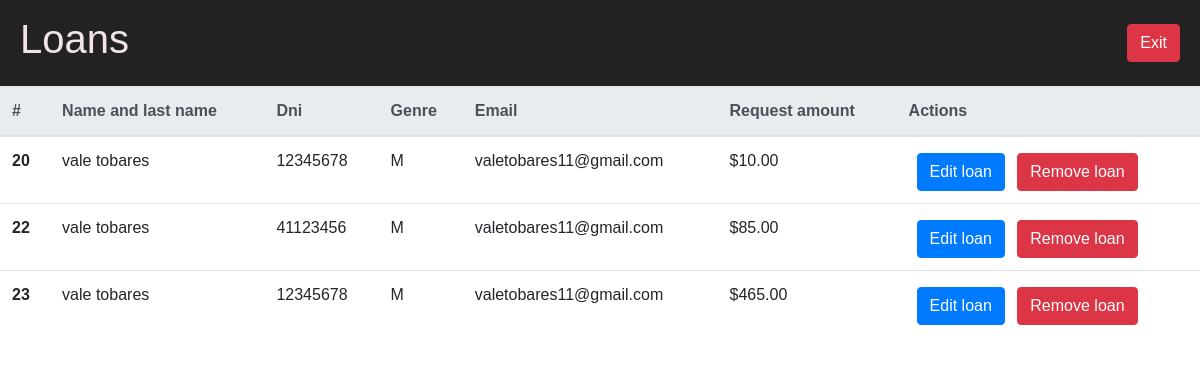
The page /loans/ on the database as committed earlier.
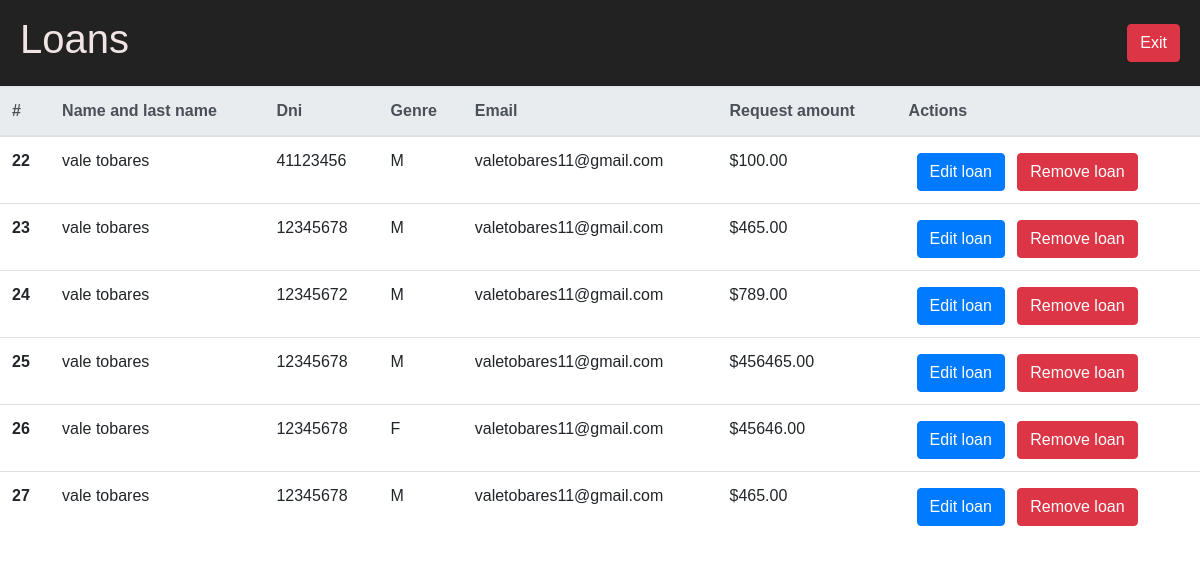
The same page on the database as committed later.
### web/models.py (models this page shows)
class Loans(models.Model):
    dni = models.CharField(max_length=8)
    name_and_last_name = models.CharField(max_length=255)
    genre = models.CharField(max_length=1, choices=[('M', 'Male'), ('F', 'Female')], default='M')
    email = models.EmailField()
    requested_amount = models.DecimalField(max_digits=10, decimal_places=2)

### web/views.py (the view, shortened to what this page needs)
# urls.py: path('loans/', LoansModelViewSet.as_view({'get': 'list', 'post':'create'}), name='loans-create-list'),
class LoansModelViewSet(viewsets.ModelViewSet):
    queryset = Loans.objects.all()
    serializer_class = LoansSerializer
    renderer_classes = [TemplateHTMLRenderer]
    def list(self, request, pk=None, *args, **kwargs):
        if pk is None:
            queryset = all_loans()
            serializer = self.get_serializer(queryset, many=True)
            return Response({'loans': serializer.data}, template_name='web/loans_list.html')
        loan = self.get_object()
        form = LoanForm(initial=get_fields_loans(loan))
        return render(request, 'web/form_loan_update.html', {'form': form, 'id_loan': loan.id})

### web/utils.py (called while the page is built)
def all_loans():
    loans = Loans.objects.all()
    serializer = LoansSerializer(loans, many=True)
    return serializer.data

### web/templates/web/loans_list.html (shortened to what this page needs)
<!DOCTYPE html>
<html lang="es">
<head>
    {% load bootstrap4 %}
    {% bootstrap_css %}
</head>
<body>
    <div>
        <nav>
            <h1>Loans</h1>
            <a href="/" class="btn btn-danger">Exit</a>
        </nav>
        <table class="table">
            <thead class="thead-light">
                <tr>
                    <th scope="col">#</th>
                    <th scope="col">Name and last name</th>
                    <th scope="col">Dni</th>
                    <th scope="col">Genre</th>
                    <th scope="col">Email</th>
                    <th scope="col">Request amount</th>
                    <th scope="col">Actions</th>
                </tr>
            </thead>
            <tbody>
                {% for loan in loans %}
                <tr>
                    <th scope="row">{{loan.id}}</th>
                    <td>{{loan.name_and_last_name}}</td>
                    <td>{{loan.dni}}</td>
                    <td>{{loan.genre}}</td>
                    <td>{{loan.email}}</td>
                    <td>${{loan.requested_amount}}</td>
                    <td>
                        <div>
                            <a href="/update_loans/{{ loan.id }}/">
                                <button type="button" class="btn btn-primary mt-1 mx-2">Edit loan</button>
                            </a>
                            <a href="#" data-loan-id="{{ loan.id }}" class="btn-eliminar">
                                <button type="button" class="btn btn-danger mt-1">Remove loan</button>
                            </a>
                        </div>
                    </td>
                </tr>
                {% endfor %}
            </tbody>
        </table>
    </div>
</body>
</html>

### web/templates/web/loans_list.html (style rules this page uses)
body { background-color: #ffffff; margin: 0; font-family: 'Arial', sans-serif; }
nav { background-color: #222222; padding: 15px 20px; color: #fff; display: flex; justify-content: space-between; align-items: center; }
h1 { color: #f1e4e4; }

Rows that differ between the two databases and show on the page:
removed Loans: id "20", name_and_last_name "vale tobares", dni "12345678", genre "M", email "valetobares11@gmail.com", requested_amount "10.00"
changed Loans id 22: requested_amount "85.00" → "100.00"
added Loans: id "24", name_and_last_name "vale tobares", dni "12345672", genre "M", email "valetobares11@gmail.com", requested_amount "789.00"
added Loans: id "25", name_and_last_name "vale tobares", dni "12345678", genre "M", email "valetobares11@gmail.com", requested_amount "456465.00"
added Loans: id "26", name_and_last_name "vale tobares", dni "12345678", genre "F", email "valetobares11@gmail.com", requested_amount "45646.00"
added Loans: id "27", name_and_last_name "vale tobares", dni "12345678", genre "M", email "valetobares11@gmail.com", requested_amount "465.00"
